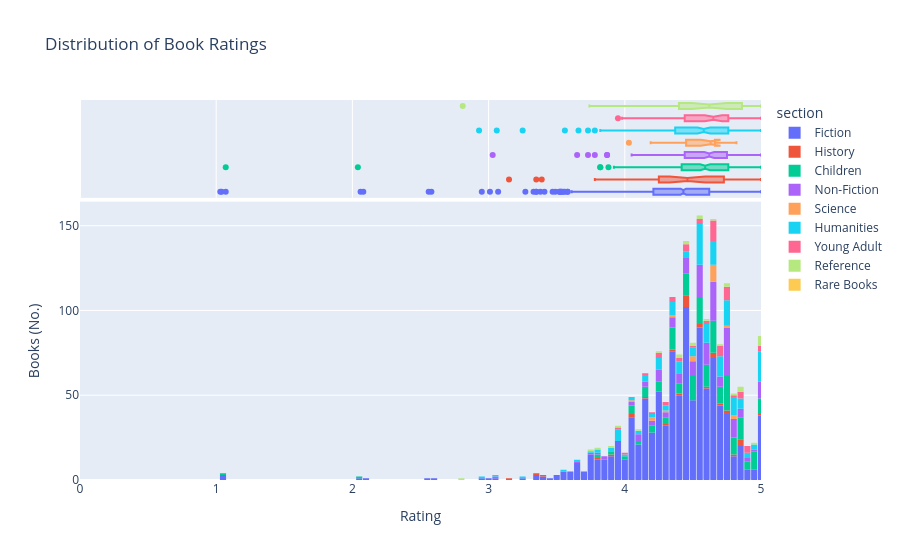

Notebook source saved alongside this figure:
### Markdown cell above
## Analysis 3️⃣: Distribution of Book Ratings per Section

In this section, we examine how book ratings are distributed across different library sections. Understanding rating patterns can provide valuable insight into:

- The perceived quality of books within each section
- Reader satisfaction by subject area
- Potential outliers or inconsistencies in content

To visualize these patterns, we will use a **histogram** combined with a **box plot**:

- The histogram shows the **overall spread** and frequency of ratings per section.
- The box plot reveals **statistical characteristics** such as median, quartiles, and outliers for each group.

This dual approach allows us to both observe general trends and detect subtle differences in how readers evaluate books from different sections.

### Code cell
fig = px.histogram(
    df,
    x="rating",
    color="section",
    marginal="box",
    hover_data=["title", "author", "rating", "ratings_count"],
    title="Distribution of Book Ratings"
)

fig.update_layout(
    xaxis_title="Rating",
    yaxis_title="Books (No.)",
    xaxis_range=[0, 5],
    bargap=0.1
)

fig.show()

### Figure 1 — Plotly figure (JSON) as saved in the notebook; plotly's stock layout.template omitted (floating-point values rounded to 4 significant figures; data arrays with more than 128 entries replaced by an {"elided": "..."} marker saying what was removed)
{"data": [{"bingroup": "x", "hovertemplate": "section=Fiction<br>rating=%{x}<br>count=%{y}<extra></extra>", "legendgroup": "Fiction", "marker": {"color": "#636efa", "pattern": {"shape": ""}}, "name": "Fiction", "orientation": "v", "showlegend": true, "type": "histogram", "x": {"elided": "1145 float values"}, "xaxis": "x", "yaxis": "y"}, {"customdata": {"elided": "1145x3 mixed values"}, "hovertemplate": "section=Fiction<br>rating=%{x}<br>title=%{customdata[0]}<br>author=%{customdata[1]}<br>ratings_count=%{customdata[2]}<extra></extra>", "legendgroup": "Fiction", "marker": {"color": "#636efa"}, "name": "Fiction", "notched": true, "showlegend": false, "type": "box", "x": {"elided": "1145 float values"}, "xaxis": "x2", "yaxis": "y2"}, {"bingroup": "x", "hovertemplate": "section=History<br>rating=%{x}<br>count=%{y}<extra></extra>", "legendgroup": "History", "marker": {"color": "#EF553B", "pattern": {"shape": ""}}, "name": "History", "orientation": "v", "showlegend": true, "type": "histogram", "x": [NaN, 5.0, 4.62, 4.39, NaN, 4.55, 4.63, 4.65, NaN, 4.06, 4.46, NaN, NaN, 4.13, 4.83, 3.39, 4.29, 4.46, 4.87, 4.46, 4.46, 4.72, 3.78, 3.35, 3.91, 4.83, 4.45, 4.86, 4.43, 4.75, 3.15, 4.54, 4.64, 4.47, NaN, 4.81, 4.34, 4.05, 4.77], "xaxis": "x", "yaxis": "y"}, {"customdata": [["Plutarchi Vitae parallelae", "Plutarch", null], ["Laws, etc. (Session laws : 1754 May)", "Massachusetts", 1], ["The life of Washington", "Mason Locke Weems", 3], ["Julius Caesar", "Jacob Abbott", 2], ["Die Cultur der Renaissance in Italien", "Jacob Burckhardt", null], ["Into That Silent Sea", " Francis French", 7], ["On heroes, hero-worship and the heroic in history", "Thomas Carlyle", 1], ["Genghis Khan and the Making of the Modern World", "Jack Weatherford", 36], ["The Lives of the Twelve Caesars", "Suetonius", null], ["Marmion", "Sir Walter Scott", 1], ["History of the Decline and Fall of the Roman Empire Complete and Unabridged", "Edward Gibbon", 2], ["Historia Alexandri Magni", "Quintus Curtius Rufus", null], ["Vitae excellentium imperatorum", "Cornelius Nepos", null], ["The history of England", "David Hume", 2], ["Team of Rivals: The Political Genius of Abraham Lincoln", "Doris Kearns Goodwin", 94], ["Histoire de Charles XII", "Voltaire", 1], ["Memoirs of Gen. William T. Sherman", "William T. Sherman", 1], ["20 Years at Hull House", "Jane Addams", 3], ["Life and times of Frederick Douglass", "Frederick Douglass", 1], ["Mein Kampf", "Adolf Hitler", 12], ["Hospital Sketches", "Louisa May Alcott", 8], ["My bondage and my freedom", "Frederick Douglass", 3], ["The Great Boer War", "Arthur Conan Doyle", 2], ["The red true story book", "Henry Justice Ford", 8], ["Actes and monuments", "John Foxe", 7], ["The Souls of Black Folk", "W. E. B. Du Bois", 10], ["A People and a Nation", "Mary Beth Norton", 2], ["Grant", "Ron Chernow", 79], ["Seven pillars of wisdom, a triumph", "T. E. Lawrence", 2], ["John Adams", "David McCullough", 54], ["Le vite de' più eccellenti pittori, scultori e architettori", "Giorgio Vasari", 1], ["First Man", " James R. Hansen", 14], ["South: the story of Shackleton's 1914-1917 expedition", "Sir Ernest Henry Shackleton", 1], ["Agricola", "P. Cornelius Tacitus", 4], ["Het Achterhuis", "Anne Frank", null], ["The conquest of Granada", "Washington Irving", 4], ["Diary", "Samuel Pepys", 5], ["History of Cleopatra, queen of Egypt", "Jacob Abbott", 3], ["Incidents in the life of a slave girl", "Harriet A. Jacobs", 3]], "hovertemplate": "section=History<br>rating=%{x}<br>title=%{customdata[0]}<br>author=%{customdata[1]}<br>ratings_count=%{customdata[2]}<extra></extra>", "legendgroup": "History", "marker": {"color": "#EF553B"}, "name": "History", "notched": true, "showlegend": false, "type": "box", "x": [NaN, 5.0, 4.62, 4.39, NaN, 4.55, 4.63, 4.65, NaN, 4.06, 4.46, NaN, NaN, 4.13, 4.83, 3.39, 4.29, 4.46, 4.87, 4.46, 4.46, 4.72, 3.78, 3.35, 3.91, 4.83, 4.45, 4.86, 4.43, 4.75, 3.15, 4.54, 4.64, 4.47, NaN, 4.81, 4.34, 4.05, 4.77], "xaxis": "x2", "yaxis": "y2"}, {"bingroup": "x", "hovertemplate": "section=Children<br>rating=%{x}<br>count=%{y}<extra></extra>", "legendgroup": "Children", "marker": {"color": "#00cc96", "pattern": {"shape": ""}}, "name": "Children", "orientation": "v", "showlegend": true, "type": "histogram", "x": {"elided": "236 float values"}, "xaxis": "x", "yaxis": "y"}, {"customdata": {"elided": "236x3 mixed values"}, "hovertemplate": "section=Children<br>rating=%{x}<br>title=%{customdata[0]}<br>author=%{customdata[1]}<br>ratings_count=%{customdata[2]}<extra></extra>", "legendgroup": "Children", "marker": {"color": "#00cc96"}, "name": "Children", "notched": true, "showlegend": false, "type": "box", "x": {"elided": "236 float values"}, "xaxis": "x2", "yaxis": "y2"}, {"bingroup": "x", "hovertemplate": "section=Non-Fiction<br>rating=%{x}<br>count=%{y}<extra></extra>", "legendgroup": "Non-Fiction", "marker": {"color": "#ab63fa", "pattern": {"shape": ""}}, "name": "Non-Fiction", "orientation": "v", "showlegend": true, "type": "histogram", "x": {"elided": "213 float values"}, "xaxis": "x", "yaxis": "y"}, {"customdata": {"elided": "213x3 mixed values"}, "hovertemplate": "section=Non-Fiction<br>rating=%{x}<br>title=%{customdata[0]}<br>author=%{customdata[1]}<br>ratings_count=%{customdata[2]}<extra></extra>", "legendgroup": "Non-Fiction", "marker": {"color": "#ab63fa"}, "name": "Non-Fiction", "notched": true, "showlegend": false, "type": "box", "x": {"elided": "213 float values"}, "xaxis": "x2", "yaxis": "y2"}, {"bingroup": "x", "hovertemplate": "section=Science<br>rating=%{x}<br>count=%{y}<extra></extra>", "legendgroup": "Science", "marker": {"color": "#FFA15A", "pattern": {"shape": ""}}, "name": "Science", "orientation": "v", "showlegend": true, "type": "histogram", "x": [4.63, 4.64, 4.67, 4.21, NaN, NaN, NaN, 4.33, NaN, 4.67, 4.03, NaN, 4.65, 4.49, 4.19, NaN, 4.64, 4.63, 4.65, 4.49, 4.52, 4.82, 4.66, NaN, 4.77, 4.63, 4.78, 4.28], "xaxis": "x", "yaxis": "y"}, {"customdata": [["Physics of the Impossible", "Michio Kaku", 8], ["Physics", "Aristotle", 5], ["Philosophiae naturalis principia mathematica", "Sir Isaac Newton", 1], ["The ABC of Relativity", "Bertrand Russell", 1], ["The animal kingdom", "Baron Georges Cuvier", null], ["Journal of researches into the geology and natural history of the various countries visited by H.M.S. Beagle", "Charles Darwin", null], ["Publications", "Chaucer Society", null], ["Mission to Mars", " Buzz Aldrin", 3], ["The Interstellar Age", " Jim Bell", null], ["The Fabric of the Cosmos", "Brian Greene", 21], ["A System of Logic, Ratiocinative and Inductive", "John Stuart Mill", 2], ["Organon der rationellen Heilkunde", "Samuel Hahnemann", null], ["Astrophysics for People in a Hurry", " Neil deGrasse Tyson", 367], ["Seven Brief Lessons on Physics", "Carlo Rovelli", 135], ["Beyond Earth", " Charles Wohlforth & Amanda Hendrix", 1], ["Histoire naturelle, générale et particulière", "Georges-Louis Leclerc", null], ["Quantum Mechanics: The Theoretical Minimum", "Leonard Susskind", 14], ["Über die spezielle und die allgemeine Relativitätstheorie", "Albert Einstein", 3], ["Chemistry", "Theodore L. Brown", 15], ["Introduction to genetic analysis", "Anthony J. F. Griffiths", 2], ["Microbiology", "Gerard J. Tortora", 6], ["Rocket Men", " Robert Kurson", 29], ["The Fabric of the Cosmos: Space, Time, and the Texture of Reality", "Brian Greene", 21], ["Houghton Mifflin Science California", "Houghton Mifflin Company Staff", null], ["Apollo to the Moon", " Teasel Muir-Harmony", 3], ["A Brief History of Time", "Stephen Hawking", 128], ["Spaceman", " Mike Massimino", 14], ["The book of the damned", "Charles Fort", 1]], "hovertemplate": "section=Science<br>rating=%{x}<br>title=%{customdata[0]}<br>author=%{customdata[1]}<br>ratings_count=%{customdata[2]}<extra></extra>", "legendgroup": "Science", "marker": {"color": "#FFA15A"}, "name": "Science", "notched": true, "showlegend": false, "type": "box", "x": [4.63, 4.64, 4.67, 4.21, NaN, NaN, NaN, 4.33, NaN, 4.67, 4.03, NaN, 4.65, 4.49, 4.19, NaN, 4.64, 4.63, 4.65, 4.49, 4.52, 4.82, 4.66, NaN, 4.77, 4.63, 4.78, 4.28], "xaxis": "x2", "yaxis": "y2"}, {"bingroup": "x", "hovertemplate": "section=Humanities<br>rating=%{x}<br>count=%{y}<extra></extra>", "legendgroup": "Humanities", "marker": {"color": "#19d3f3", "pattern": {"shape": ""}}, "name": "Humanities", "orientation": "v", "showlegend": true, "type": "histogram", "x": {"elided": "232 float values"}, "xaxis": "x", "yaxis": "y"}, {"customdata": {"elided": "232x3 mixed values"}, "hovertemplate": "section=Humanities<br>rating=%{x}<br>title=%{customdata[0]}<br>author=%{customdata[1]}<br>ratings_count=%{customdata[2]}<extra></extra>", "legendgroup": "Humanities", "marker": {"color": "#19d3f3"}, "name": "Humanities", "notched": true, "showlegend": false, "type": "box", "x": {"elided": "232 float values"}, "xaxis": "x2", "yaxis": "y2"}, {"bingroup": "x", "hovertemplate": "section=Young Adult<br>rating=%{x}<br>count=%{y}<extra></extra>", "legendgroup": "Young Adult", "marker": {"color": "#FF6692", "pattern": {"shape": ""}}, "name": "Young Adult", "orientation": "v", "showlegend": true, "type": "histogram", "x": [4.57, 4.73, 4.72, 4.44, 4.43, NaN, 4.64, 4.26, 4.83, NaN, 4.37, 4.29, 4.65, 4.98, 4.65, 4.85, 4.67, 4.29, 4.74, 4.77, 4.65, 4.65, 4.68, 4.67, 4.91, NaN, 4.76, 4.77, 4.89, 4.52, 4.73, 4.73, 5.0, 4.25, 4.62, 4.41, 4.88, 4.37, 4.72, 4.64, 4.67, 4.65, 4.99, 4.41, 4.36, 4.72, 4.25, 4.72, 4.66, 3.98, 4.55, 4.54, 4.83, 4.76, 4.17, 4.72, 3.95, NaN, 4.64, 4.88, 4.78, 4.47, 4.83, 4.62, 4.19, NaN, 4.47], "xaxis": "x", "yaxis": "y"}, {"customdata": {"elided": "67x3 mixed values"}, "hovertemplate": "section=Young Adult<br>rating=%{x}<br>title=%{customdata[0]}<br>author=%{customdata[1]}<br>ratings_count=%{customdata[2]}<extra></extra>", "legendgroup": "Young Adult", "marker": {"color": "#FF6692"}, "name": "Young Adult", "notched": true, "showlegend": false, "type": "box", "x": [4.57, 4.73, 4.72, 4.44, 4.43, NaN, 4.64, 4.26, 4.83, NaN, 4.37, 4.29, 4.65, 4.98, 4.65, 4.85, 4.67, 4.29, 4.74, 4.77, 4.65, 4.65, 4.68, 4.67, 4.91, NaN, 4.76, 4.77, 4.89, 4.52, 4.73, 4.73, 5.0, 4.25, 4.62, 4.41, 4.88, 4.37, 4.72, 4.64, 4.67, 4.65, 4.99, 4.41, 4.36, 4.72, 4.25, 4.72, 4.66, 3.98, 4.55, 4.54, 4.83, 4.76, 4.17, 4.72, 3.95, NaN, 4.64, 4.88, 4.78, 4.47, 4.83, 4.62, 4.19, NaN, 4.47], "xaxis": "x2", "yaxis": "y2"}, {"bingroup": "x", "hovertemplate": "section=Reference<br>rating=%{x}<br>count=%{y}<extra></extra>", "legendgroup": "Reference", "marker": {"color": "#B6E880", "pattern": {"shape": ""}}, "name": "Reference", "orientation": "v", "showlegend": true, "type": "histogram", "x": [5.0, NaN, NaN, 3.74, 4.45, 4.53, 5.0, 4.52, 4.86, 4.85, 4.54, NaN, 4.72, NaN, 5.0, NaN, 4.86, 3.88, 4.74, NaN, 4.43, NaN, NaN, 4.39, 2.81, 5.0, 4.24, NaN, 4.96, 4.63, 4.79, NaN, 5.0, NaN, NaN, NaN, 4.49, NaN, NaN, NaN, 5.0, 4.12, 3.79, NaN, NaN, 4.42, 3.93, 4.73, 4.62, NaN, NaN], "xaxis": "x", "yaxis": "y"}, {"customdata": {"elided": "51x3 mixed values"}, "hovertemplate": "section=Reference<br>rating=%{x}<br>title=%{customdata[0]}<br>author=%{customdata[1]}<br>ratings_count=%{customdata[2]}<extra></extra>", "legendgroup": "Reference", "marker": {"color": "#B6E880"}, "name": "Reference", "notched": true, "showlegend": false, "type": "box", "x": [5.0, NaN, NaN, 3.74, 4.45, 4.53, 5.0, 4.52, 4.86, 4.85, 4.54, NaN, 4.72, NaN, 5.0, NaN, 4.86, 3.88, 4.74, NaN, 4.43, NaN, NaN, 4.39, 2.81, 5.0, 4.24, NaN, 4.96, 4.63, 4.79, NaN, 5.0, NaN, NaN, NaN, 4.49, NaN, NaN, NaN, 5.0, 4.12, 3.79, NaN, NaN, 4.42, 3.93, 4.73, 4.62, NaN, NaN], "xaxis": "x2", "yaxis": "y2"}, {"bingroup": "x", "hovertemplate": "section=Rare Books<br>rating=%{x}<br>count=%{y}<extra></extra>", "legendgroup": "Rare Books", "marker": {"color": "#FECB52", "pattern": {"shape": ""}}, "name": "Rare Books", "orientation": "v", "showlegend": true, "type": "histogram", "x": [NaN, NaN, NaN, NaN, NaN, NaN, NaN, NaN, NaN, NaN, NaN, NaN], "xaxis": "x", "yaxis": "y"}, {"customdata": [["The Catcher in the Rye (1st Edition)", "J. D. Salinger", null], ["To Kill a Mockingbird (1st Edition)", "Harper Lee", null], ["Harry Potter and the Philosopher's Stone (1st Edition)", "J. K. Rowling", null], ["The Great Gatsby (1st Edition)", "F. Scott Fitzgerald", null], ["Ulysses (1st Edition)", "James Joyce", null], ["The Hobbit (1st Edition)", "J.R.R. Tolkien", null], ["Moby Dick (1st Edition)", "Herman Melville", null], ["The Grapes of Wrath (1st Edition)", "John Steinbeck", null], ["Fahrenheit 451 (1st Edition)", "Ray Bradbury", null], ["The Sun Also Rises (1st Edition)", "Ernest Hemingway", null], ["The Sound and the Fury (1st Edition)", "William Faulkner", null], ["Lolita (1st Edition)", "Vladimir Nabokov", null]], "hovertemplate": "section=Rare Books<br>rating=%{x}<br>title=%{customdata[0]}<br>author=%{customdata[1]}<br>ratings_count=%{customdata[2]}<extra></extra>", "legendgroup": "Rare Books", "marker": {"color": "#FECB52"}, "name": "Rare Books", "notched": true, "showlegend": false, "type": "box", "x": [NaN, NaN, NaN, NaN, NaN, NaN, NaN, NaN, NaN, NaN, NaN, NaN], "xaxis": "x2", "yaxis": "y2"}], "layout": {"bargap": 0.1, "barmode": "relative", "legend": {"title": {"text": "section"}, "tracegroupgap": 0}, "title": {"text": "Distribution of Book Ratings"}, "xaxis": {"anchor": "y", "domain": [0, 1], "range": [0, 5], "title": {"text": "Rating"}}, "xaxis2": {"anchor": "y2", "domain": [0, 1], "matches": "x", "showgrid": true, "showticklabels": false}, "yaxis": {"anchor": "x", "domain": [0, 0.7326], "title": {"text": "Books (No.)"}}, "yaxis2": {"anchor": "x2", "domain": [0.7426, 1], "matches": "y2", "showgrid": false, "showline": false, "showticklabels": false, "ticks": ""}}}
